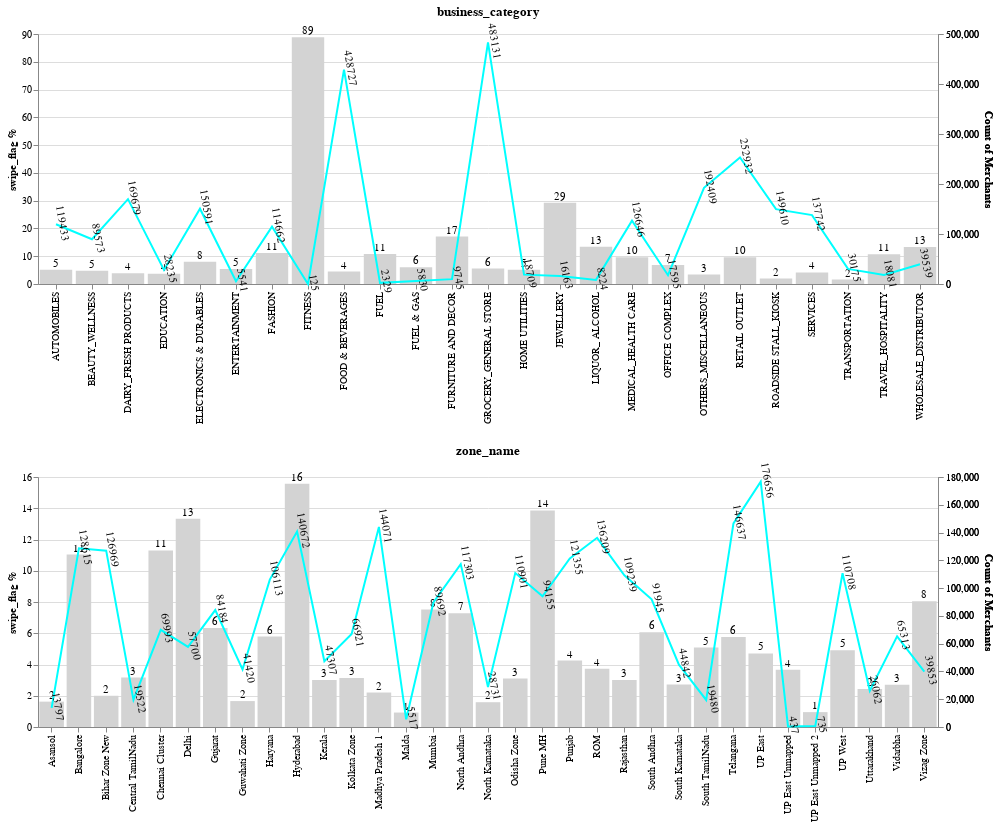

Write notebook code for a chart like this one.
### Code cell
cat1.properties(width = 900, height = 250) & cat2.properties(width = 900, height = 250)

### Figure 1 — Vega-Lite specification as saved in the notebook (floating-point values rounded to 4 significant figures)
{"usermeta": {"embedOptions": {"theme": "fivethirtyeight"}}, "config": {"view": {"continuousWidth": 400, "continuousHeight": 300}}, "vconcat": [{"layer": [{"mark": {"type": "bar", "color": "lightgrey"}, "encoding": {"x": {"axis": {"title": ""}, "field": "business_category", "type": "nominal"}, "y": {"axis": {"title": "swipe_flag %"}, "field": "swipe_flag", "type": "quantitative"}}}, {"mark": {"type": "text", "align": "center", "baseline": "middle", "dy": -6}, "encoding": {"text": {"field": "swipe_flag", "format": "1.0d", "type": "quantitative"}, "x": {"axis": {"title": ""}, "field": "business_category", "type": "nominal"}, "y": {"axis": {"labels": false, "ticks": false, "title": ""}, "field": "swipe_flag", "type": "quantitative"}}}, {"mark": {"type": "line", "color": "aqua"}, "encoding": {"x": {"axis": {"title": ""}, "field": "business_category", "type": "nominal"}, "y": {"field": "Count of Merchants", "type": "quantitative"}}}, {"mark": {"type": "text", "align": "center", "angle": 80, "baseline": "middle", "color": "black", "dy": -6}, "encoding": {"text": {"field": "Count of Merchants", "format": "1.0d", "type": "quantitative"}, "x": {"axis": {"title": ""}, "field": "business_category", "type": "nominal"}, "y": {"field": "Count of Merchants", "type": "quantitative"}}}], "data": {"name": "data-ad2bfb4eb96e82aac84a33bcf0e97d70"}, "height": 250, "resolve": {"scale": {"y": "independent"}}, "title": "business_category", "width": 900}, {"layer": [{"mark": {"type": "bar", "color": "lightgrey"}, "encoding": {"x": {"axis": {"title": ""}, "field": "zone_name", "type": "nominal"}, "y": {"axis": {"title": "swipe_flag %"}, "field": "swipe_flag", "type": "quantitative"}}}, {"mark": {"type": "text", "align": "center", "baseline": "middle", "dy": -6}, "encoding": {"text": {"field": "swipe_flag", "format": "1.0d", "type": "quantitative"}, "x": {"axis": {"title": ""}, "field": "zone_name", "type": "nominal"}, "y": {"axis": {"labels": false, "ticks": false, "title": ""}, "field": "swipe_flag", "type": "quantitative"}}}, {"mark": {"type": "line", "color": "aqua"}, "encoding": {"x": {"axis": {"title": ""}, "field": "zone_name", "type": "nominal"}, "y": {"field": "Count of Merchants", "type": "quantitative"}}}, {"mark": {"type": "text", "align": "center", "angle": 80, "baseline": "middle", "color": "black", "dy": -6}, "encoding": {"text": {"field": "Count of Merchants", "format": "1.0d", "type": "quantitative"}, "x": {"axis": {"title": ""}, "field": "zone_name", "type": "nominal"}, "y": {"field": "Count of Merchants", "type": "quantitative"}}}], "data": {"name": "data-098fb056ba9cc13b07d9706637bf9514"}, "height": 250, "resolve": {"scale": {"y": "independent"}}, "title": "zone_name", "width": 900}], "$schema": "https://vega.github.io/schema/vega-lite/v4.17.0.json", "datasets": {"data-ad2bfb4eb96e82aac84a33bcf0e97d70": [{"business_category": "AUTOMOBILES", "swipe_flag": 5.121, "Count of Merchants": 119433}, {"business_category": "BEAUTY_WELLNESS", "swipe_flag": 4.748, "Count of Merchants": 89573}, {"business_category": "DAIRY_FRESH PRODUCTS", "swipe_flag": 3.831, "Count of Merchants": 169679}, {"business_category": "EDUCATION", "swipe_flag": 3.662, "Count of Merchants": 28235}, {"business_category": "ELECTRONICS & DURABLES", "swipe_flag": 7.993, "Count of Merchants": 150591}, {"business_category": "ENTERTAINMENT", "swipe_flag": 5.432, "Count of Merchants": 5541}, {"business_category": "FASHION", "swipe_flag": 11.19, "Count of Merchants": 114662}, {"business_category": "FITNESS", "swipe_flag": 88.8, "Count of Merchants": 125}, {"business_category": "FOOD & BEVERAGES", "swipe_flag": 4.492, "Count of Merchants": 428727}, {"business_category": "FUEL", "swipe_flag": 10.78, "Count of Merchants": 2329}, {"business_category": "FUEL & GAS", "swipe_flag": 6.072, "Count of Merchants": 5830}, {"business_category": "FURNITURE AND DECOR", "swipe_flag": 17.1, "Count of Merchants": 9745}, {"business_category": "GROCERY_GENERAL STORE", "swipe_flag": 5.537, "Count of Merchants": 483131}, {"business_category": "HOME UTILITIES", "swipe_flag": 5.131, "Count of Merchants": 18709}, {"business_category": "JEWELLERY", "swipe_flag": 29.23, "Count of Merchants": 16163}, {"business_category": "LIQUOR_ ALCOHOL", "swipe_flag": 13.42, "Count of Merchants": 8224}, {"business_category": "MEDICAL_HEALTH CARE", "swipe_flag": 9.628, "Count of Merchants": 126646}, {"business_category": "OFFICE COMPLEX", "swipe_flag": 6.797, "Count of Merchants": 17595}, {"business_category": "OTHERS_MISCELLANEOUS", "swipe_flag": 3.394, "Count of Merchants": 192409}, {"business_category": "RETAIL OUTLET", "swipe_flag": 9.64, "Count of Merchants": 252932}, {"business_category": "ROADSIDE STALL_KIOSK", "swipe_flag": 1.962, "Count of Merchants": 149610}, {"business_category": "SERVICES", "swipe_flag": 4.174, "Count of Merchants": 137742}, {"business_category": "TRANSPORTATION", "swipe_flag": 1.594, "Count of Merchants": 30175}, {"business_category": "TRAVEL_HOSPITALITY", "swipe_flag": 10.7, "Count of Merchants": 18081}, {"business_category": "WHOLESALE_DISTRIBUTOR", "swipe_flag": 13.28, "Count of Merchants": 39539}], "data-098fb056ba9cc13b07d9706637bf9514": [{"zone_name": "Asansol", "swipe_flag": 1.624, "Count of Merchants": 13797}, {"zone_name": "Bangalore", "swipe_flag": 11.04, "Count of Merchants": 128615}, {"zone_name": "Bihar Zone New", "swipe_flag": 1.998, "Count of Merchants": 126969}, {"zone_name": "Central TamilNadu", "swipe_flag": 3.161, "Count of Merchants": 19522}, {"zone_name": "Chennai Cluster", "swipe_flag": 11.3, "Count of Merchants": 69993}, {"zone_name": "Delhi", "swipe_flag": 13.33, "Count of Merchants": 57700}, {"zone_name": "Gujarat", "swipe_flag": 6.338, "Count of Merchants": 84184}, {"zone_name": "Guwahati Zone", "swipe_flag": 1.659, "Count of Merchants": 41420}, {"zone_name": "Haryana", "swipe_flag": 5.786, "Count of Merchants": 106113}, {"zone_name": "Hyderabad", "swipe_flag": 15.57, "Count of Merchants": 140672}, {"zone_name": "Kerala", "swipe_flag": 3.012, "Count of Merchants": 47307}, {"zone_name": "Kolkata Zone", "swipe_flag": 3.143, "Count of Merchants": 66921}, {"zone_name": "Madhya Pradesh 1", "swipe_flag": 2.207, "Count of Merchants": 144071}, {"zone_name": "Malda", "swipe_flag": 0.9244, "Count of Merchants": 5517}, {"zone_name": "Mumbai", "swipe_flag": 7.517, "Count of Merchants": 89692}, {"zone_name": "North Andhra", "swipe_flag": 7.279, "Count of Merchants": 117303}, {"zone_name": "North Karnataka", "swipe_flag": 1.587, "Count of Merchants": 28731}, {"zone_name": "Odisha Zone", "swipe_flag": 3.104, "Count of Merchants": 110901}, {"zone_name": "Pune MH", "swipe_flag": 13.86, "Count of Merchants": 94155}, {"zone_name": "Punjab", "swipe_flag": 4.249, "Count of Merchants": 121355}, {"zone_name": "ROM", "swipe_flag": 3.724, "Count of Merchants": 136209}, {"zone_name": "Rajasthan", "swipe_flag": 3.005, "Count of Merchants": 109239}, {"zone_name": "South Andhra", "swipe_flag": 6.063, "Count of Merchants": 91945}, {"zone_name": "South Karnataka", "swipe_flag": 2.718, "Count of Merchants": 44842}, {"zone_name": "South TamilNadu", "swipe_flag": 5.082, "Count of Merchants": 19480}, {"zone_name": "Telangana", "swipe_flag": 5.755, "Count of Merchants": 146637}, {"zone_name": "UP East", "swipe_flag": 4.706, "Count of Merchants": 176656}, {"zone_name": "UP East Unmapped", "swipe_flag": 3.661, "Count of Merchants": 437}, {"zone_name": "UP East Unmapped 2", "swipe_flag": 0.9524, "Count of Merchants": 735}, {"zone_name": "UP West", "swipe_flag": 4.919, "Count of Merchants": 110708}, {"zone_name": "Uttarakhand", "swipe_flag": 2.436, "Count of Merchants": 26062}, {"zone_name": "Vidarbha", "swipe_flag": 2.702, "Count of Merchants": 65313}, {"zone_name": "Vizag Zone", "swipe_flag": 8.055, "Count of Merchants": 39853}]}}
